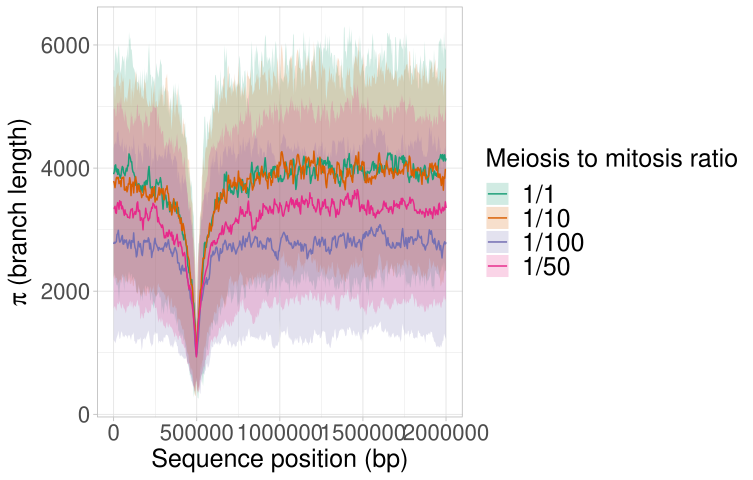

Recreate this plot in R.
#!/usr/bin/env Rscript

## Author : Louis OLLIVIER ~ louis.ollivier@etu.univ-rouen.fr 
## Université Paris-Saclay
## Lab : LISN ~ UMR9015 ~ BIOINFO team 

###### Package initialization  ----------------------------------------

if (!require('ggplot2', quietly = T)) install.packages('ggplot2');
if (!require('readr', quietly = T)) install.packages('readr');
if (!require('tibble', quietly = T)) install.packages('tibble');
if (!require('dplyr', quietly = T)) install.packages('dplyr');
if (!require('sjPlot', quietly = T)) install.packages('sjPlot');
if (!require('RColorBrewer', quietly = T)) install.packages('RColorBrewer');

library(ggplot2)
library(readr)
library(tibble)
library(dplyr)
library(sjPlot)
library(RColorBrewer)

########################################################################

rm(list=ls())

windows = seq(1,2000000,length.out=499)

########################################################################

GR_list = c("EGR", "10GR", "50GR", "100GR")

for (GR in GR_list){ 
  data =  read_csv(paste0("pi_",GR,".csv"),col_names = F)
  
  mean = apply(data, 2, mean)
  sd = apply(data, 2, sd)
  ymin = mean-sd
  ymax = mean+sd
  
  # Create a variable name based on the loop index
  GR_table_name = GR
  
  # Assign a value to the dynamically generated variable
  assign(GR_table_name, data.frame(windows,mean,ymin,ymax) %>% add_column(submodel=GR, .before=1))
  }

rm(data,mean,sd,ymin,ymax,windows)

pi_table = bind_rows(EGR,`10GR`,`50GR`,`100GR`) %>%
  as_tibble() %>% 
  mutate(submodel = case_when(
    submodel == "EGR" ~ "1/1",
    submodel == "10GR" ~ "1/10",
    submodel == "50GR" ~ "1/50",
    submodel == "100GR" ~ "1/100",
    # Add more conditions as needed
    TRUE ~ submodel  # Default: no change for other values
  ))
pi_table

rm(EGR,`10GR`,`50GR`,`100GR`)

########################################################################
num_conditions <- length(unique(pi_table$submodel))
palette_name <- "Dark2"
colors <- brewer.pal(n = num_conditions, name = palette_name)

# Using the extracted color palette for both geom_line and geom_ribbon
pi = ggplot(pi_table, aes(x = windows, y = mean, group = submodel)) +
  geom_ribbon(aes(ymin = ymin, ymax = ymax, fill = submodel),alpha=0.2) +
  geom_line(aes(color = submodel)) +
  scale_color_manual(values = colors) +
  scale_fill_manual(values = colors) +
  labs(x = "Sequence position (bp)",
       y = expression(pi ~ "(branch length)"),
       color="Meiosis to mitosis ratio",
       fill="Meiosis to mitosis ratio",
       linetype="Meiosis to mitosis ratio") + 
  theme_light() + 
  theme(
    axis.title.x = element_text(size=18),
    axis.title.y = element_text(size=18),
    legend.title = element_text(size = 18),
    legend.text = element_text(size = 18),
    axis.text.x = element_text(size = 16),
    axis.text.y = element_text(size = 16)
  )
pi
ggsave("pi.pdf") 
save_plot("pi.svg", fig = pi, width=30, height=20)


rm(list=ls())
